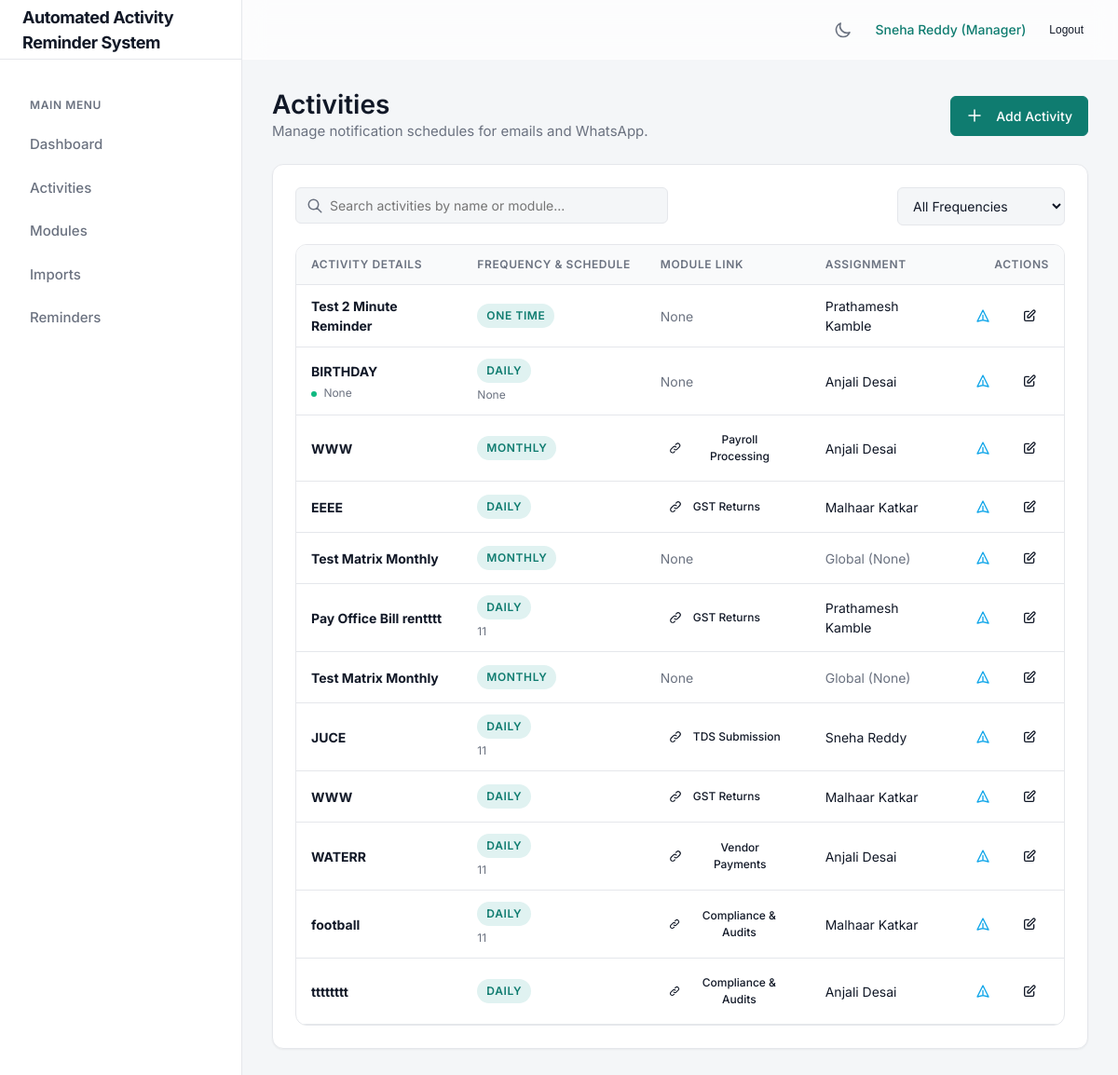
Screenshot of /activities (signed in) with the database file from the repository.
### src/db/models.py (models this page shows)
class User(Base):
    __tablename__ = "users"
    id = Column(Integer, primary_key=True)
    username = Column(String(100), unique=True, nullable=False, index=True) # Kept for legacy compatibility if needed
    email = Column(String(255), unique=True, nullable=False, index=True)
    display_name = Column(String(150), nullable=False)
    password_hash = Column(String(255), nullable=False)
    role = Column(String(20), nullable=False, default="employee")
    is_active = Column(Boolean, nullable=False, default=True)
    email_verified = Column(Boolean, nullable=False, default=False)
    must_change_password = Column(Boolean, nullable=False, default=False)
    created_at = Column(DateTime, nullable=False, default=datetime.utcnow)
    password_reset_tokens = relationship("PasswordResetToken", back_populates="user", cascade="all, delete-orphan")
    email_verification_tokens = relationship("EmailVerificationToken", back_populates="user", cascade="all, delete-orphan")
    login_history = relationship("LoginHistory", back_populates="user", cascade="all, delete-orphan")
    activities = relationship("ActivityRecord", back_populates="assigned_user")

class ActivityRecord(Base):
    __tablename__ = "activities"
    id = Column(Integer, primary_key=True)
    activity = Column(String(255), nullable=False)
    frequency = Column(String(50), nullable=False)
    date_value = Column(String(100), nullable=True)
    link = Column(String(255), nullable=True)
    status = Column(String(50), nullable=True)
    remark = Column(Text, nullable=True)
    timezone = Column(String(50), nullable=False, default="UTC")
    send_time = Column(String(5), nullable=False, default="09:00") # HH:MM
    day_of_week = Column(String(20), nullable=True) # e.g., 'Monday'
    day_of_month = Column(Integer, nullable=True) # 1-31
    month_of_year = Column(Integer, nullable=True) # 1-12
    year = Column(Integer, nullable=True) # e.g. 2026
    quarter_months = Column(String(50), nullable=True) # e.g., '1,4,7,10'
    start_date = Column(DateTime, nullable=True)
    end_date = Column(DateTime, nullable=True)
    last_run_at = Column(DateTime, nullable=True) # Stored in UTC
    next_run_at = Column(DateTime, nullable=True, index=True) # Stored in UTC
    date_handling_strategy = Column(String(20), nullable=False, default="exact") # 'exact', 'last_valid_day'
    missed_execution_strategy = Column(String(20), nullable=False, default="skip") # 'skip', 'send_immediate'
    email_subject_template = Column(String(255), nullable=True)
    email_body_template = Column(Text, nullable=True)
    linked_module_id = Column(Integer, ForeignKey("modules.id", ondelete="SET NULL"), nullable=True)
    assigned_user_id = Column(Integer, ForeignKey("users.id", ondelete="SET NULL"), nullable=True)
    sort_order = Column(Integer, nullable=False, default=0)
    is_active = Column(Boolean, nullable=False, default=True)
    email_enabled = Column(Boolean, nullable=False, default=True)
    whatsapp_enabled = Column(Boolean, nullable=False, default=True)
    created_at = Column(DateTime, nullable=False, default=datetime.utcnow)
    updated_at = Column(DateTime, nullable=False, default=datetime.utcnow, onupdate=datetime.utcnow)
    linked_module = relationship("Module", back_populates="activities")
    assigned_user = relationship("User", back_populates="activities")

class Module(Base):
    __tablename__ = "modules"
    id = Column(Integer, primary_key=True)
    name = Column(String(255), nullable=False, index=True)
    source_sheet_name = Column(String(255), nullable=True)
    description = Column(Text, nullable=True)
    created_at = Column(DateTime, nullable=False, default=datetime.utcnow)
    fields = relationship("ModuleField", back_populates="module", cascade="all, delete-orphan")
    records = relationship("ModuleDataRecord", back_populates="module", cascade="all, delete-orphan")
    activities = relationship("ActivityRecord", back_populates="linked_module")

### src/web/app.py (the view)
@app.get("/activities", response_class=HTMLResponse)
def activities(request: Request) -> typing.Any:
    db = get_db()
    try:
        user = require_login(request, db)
        if isinstance(user, RedirectResponse):
            return user
        rows = (
            db.query(ActivityRecord)
            .filter(ActivityRecord.is_active.is_(True))
            .order_by(ActivityRecord.sort_order.asc(), ActivityRecord.id.asc())
            .all()
        )
        return render(request, "activities.html", {"activities": rows}, user)
    finally:
        close_db(db)

### src/web/templates/activities.html (shortened to what this page needs)
{% extends "base.html" %}
{% block content %}
<section class="page-heading">
  <div>
    <h1>Activities</h1>
    <p>Manage notification schedules for emails and WhatsApp.</p>
  </div>
  <div style="display: flex; gap: 12px; align-items: center;">
    {% if user.can_edit %}
      <a href="/activities/new" class="button primary">
        <svg width="18" height="18" fill="none" stroke="currentColor" stroke-width="2" viewBox="0 0 24 24" style="margin-right:6px;"><path stroke-linecap="round" stroke-linejoin="round" d="M12 4v16m8-8H4"></path></svg>
        Add Activity
      </a>
    {% endif %}
  </div>
</section>
<section class="panel">
  <div class="filter-bar" style="display: flex; gap: 16px; margin-bottom: 20px; flex-wrap: wrap;">
    <div style="flex: 1; min-width: 250px; position: relative;">
      <svg width="18" height="18" fill="none" stroke="var(--text-muted)" stroke-width="2" viewBox="0 0 24 24" style="position: absolute; left: 12px; top: 11px;"><path stroke-linecap="round" stroke-linejoin="round" d="M21 21l-6-6m2-5a7 7 0 11-14 0 7 7 0 0114 0z"></path></svg>
      <input type="text" id="activity-search" placeholder="Search activities by name or module..." style="padding-left: 36px; max-width: 400px;">
    </div>
    <select id="activity-freq-filter" style="width: 180px;">
      <option value="all">All Frequencies</option>
    </select>
  </div>
  <div class="table-wrap">
    <table class="data-table" id="activities-table">
      <thead>
        <tr>
          <th>Activity Details</th>
          <th>Frequency & Schedule</th>
          <th>Module Link</th>
          <th>Assignment</th>
          <th style="text-align: right;">Actions</th>
        </tr>
      </thead>
      <tbody>
        {% for item in activities %}
          <tr class="activity-row" data-freq="{{ item.frequency|lower }}" data-search="{{ item.activity|lower }} {% if item.linked_module %}{{ item.linked_module.name|lower }}{% endif %}">
            <td>
              <div style="display: flex; flex-direction: column;">
                <strong style="color: var(--text-main);">{{ item.activity }}</strong>
                {% if item.status %}
                  <span style="font-size: 0.75rem; color: var(--text-muted); margin-top: 4px;">
                    <span class="pulse" style="display:inline-block; width:6px; height:6px; margin-right:4px; {% if item.status|lower == 'done' %}background:var(--text-muted); box-shadow:none; animation:none;{% endif %}"></span>
                    {{ item.status }}
                  </span>
                {% endif %}
              </div>
            </td>
            <td>
              <div style="display: flex; flex-direction: column; gap: 4px; align-items: flex-start;">
                <span class="status-badge" style="background: var(--primary-light); color: var(--primary);">{{ item.frequency }}</span>
                {% if item.date_value %}
                  <span style="font-size: 0.75rem; color: var(--text-muted);">{{ item.date_value }}</span>
                {% endif %}
              </div>
            </td>
            <td>
              {% if item.linked_module %}
                <a href="/modules/{{ item.linked_module.id }}" class="button small ghost" style="padding:4px 8px;">
                  {{ item.linked_module.name }}
                </a>
              {% else %}
                <span style="color: var(--text-muted); font-size: 0.875rem;">None</span>
              {% endif %}
            </td>
            <td>
              {% if item.assigned_user %}
                <span style="font-size: 0.875rem; color: var(--text-main);">{{ item.assigned_user.display_name }}</span>
              {% else %}
                <span style="font-size: 0.875rem; color: var(--text-muted);">Global (None)</span>
              {% endif %}
            </td>
            <td>
              <div class="actions" style="justify-content: flex-end;">
                {% if user.can_edit %}
                  <form method="post" action="/activities/{{ item.id }}/send-reminder" style="margin: 0;">
                    <button type="submit" class="button small ghost" style="color: #0ea5e9;" title="Send Reminder Now">
                      <svg width="16" height="16" fill="none" stroke="currentColor" stroke-width="2" viewBox="0 0 24 24"><path stroke-linecap="round" stroke-linejoin="round" d="M12 19l9 2-9-18-9 18 9-2zm0 0v-8"></path></svg>
                    </button>
                  </form>
                  <a href="/activities/{{ item.id }}/edit" class="button small ghost" title="Edit Activity">
                    <svg width="16" height="16" fill="none" stroke="currentColor" stroke-width="2" viewBox="0 0 24 24"><path stroke-linecap="round" stroke-linejoin="round" d="M11 5H6a2 2 0 00-2 2v11a2 2 0 002 2h11a2 2 0 002-2v-5m-1.414-9.414a2 2 0 112.828 2.828L11.828 15H9v-2.828l8.586-8.586z"></path></svg>
                  </a>
                {% endif %}
              </div>
            </td>
          </tr>
        {% endfor %}
      </tbody>
    </table>
  </div>
</section>
{% endblock %}

### src/web/templates/base.html (shortened to what this page needs)
<!doctype html>
<html lang="en">
<head>
  <link rel="stylesheet" href="{{ request.url_for('static', path='styles.css') }}">
</head>
<body>
  <div class="app-shell">
    <aside class="app-sidebar" id="app-sidebar">
      <div class="sidebar-header">
        <a class="sidebar-brand" href="/dashboard">{{ app_name }}</a>
      </div>
      <div class="sidebar-nav">
        {% if user %}
          <div class="sidebar-nav-heading">Main Menu</div>
          <a href="/dashboard">Dashboard</a>
          <a href="/activities">Activities</a>
          <a href="/modules">Modules</a>
          <a href="/imports">Imports</a>
          <a href="/reminders/preview">Reminders</a>
        {% endif %}
      </div>
    </aside>
    <div class="app-content-wrapper">
      <header class="app-navbar">
        <div class="navbar-right">
          <button id="theme-toggle" class="theme-toggle-btn" aria-label="Toggle Theme">
            <svg width="20" height="20" fill="none" stroke="currentColor" stroke-width="2" viewBox="0 0 24 24">
              <path stroke-linecap="round" stroke-linejoin="round" d="M20.354 15.354A9 9 0 018.646 3.646 9.003 9.003 0 0012 21a9.003 9.003 0 008.354-5.646z"></path>
            </svg>
          </button>
          {% if user %}
            <div class="user-profile-menu">
              <a href="/profile" class="user-name">{{ user.display_name }} ({{ user.role|title }})</a>
              <form action="/logout" method="post" class="logout-form">
                <button type="submit" class="button small ghost">Logout</button>
              </form>
            </div>
          {% else %}
            <div class="user-profile-menu">
              <a href="/login" class="button small ghost">Login</a>
              <a href="/signup" class="button small primary">Signup</a>
            </div>
          {% endif %}
        </div>
      </header>
      <main class="page-content">
        <div class="page">
          {% block content %}{% endblock %}
        </div>
      </main>
    </div>
  </div>
</body>
</html>

### rows the page displays
User: display_name "Sneha Reddy", role "Manager"
ActivityRecord: activity "Test 2 Minute Reminder", frequency "ONE TIME", shows "None", assigned_user.display_name "Prathamesh Kamble"
ActivityRecord: activity "BIRTHDAY", status "None", frequency "DAILY", date_value "None", assigned_user.display_name "Anjali Desai"
ActivityRecord: activity "WWW", frequency "MONTHLY", linked_module.name "Payroll Processing", assigned_user.display_name "Anjali Desai"
ActivityRecord: activity "EEEE", frequency "DAILY", linked_module.name "GST Returns", assigned_user.display_name "Malhaar Katkar"
ActivityRecord: activity "Test Matrix Monthly", frequency "MONTHLY", shows "None", shows "Global (None)"
ActivityRecord: activity "Pay Office Bill rentttt", frequency "DAILY", date_value "11", linked_module.name "GST Returns", assigned_user.display_name "Prathamesh Kamble"
ActivityRecord: activity "Test Matrix Monthly", frequency "MONTHLY", shows "None", shows "Global (None)"
ActivityRecord: activity "JUCE", frequency "DAILY", date_value "11", linked_module.name "TDS Submission", assigned_user.display_name "Sneha Reddy"
ActivityRecord: activity "WWW", frequency "DAILY", linked_module.name "GST Returns", assigned_user.display_name "Malhaar Katkar"
ActivityRecord: activity "WATERR", frequency "DAILY", date_value "11", linked_module.name "Vendor Payments", assigned_user.display_name "Anjali Desai"
ActivityRecord: activity "football", frequency "DAILY", date_value "11", linked_module.name "Compliance & Audits", assigned_user.display_name "Malhaar Katkar"
ActivityRecord: activity "tttttttt", frequency "DAILY", linked_module.name "Compliance & Audits", assigned_user.display_name "Anjali Desai"

### other values shown
{{ app_name }} "Automated Activity Reminder System"
